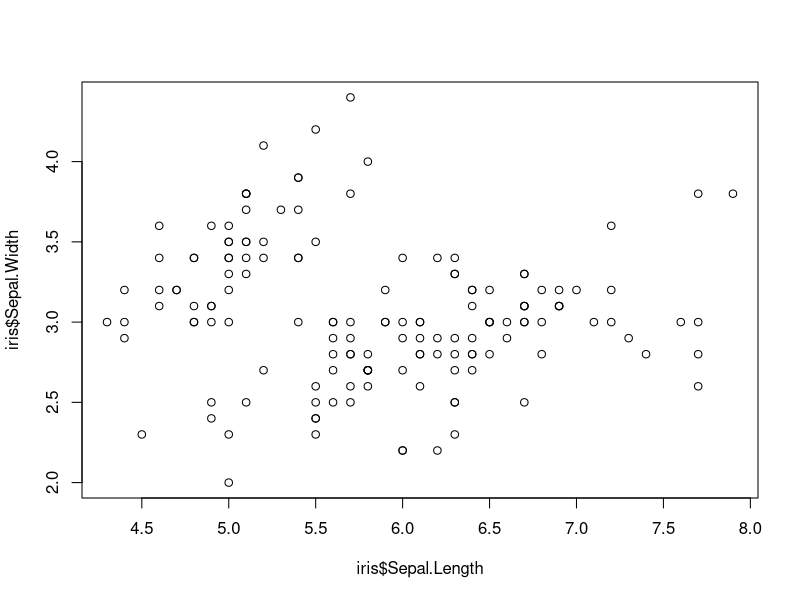
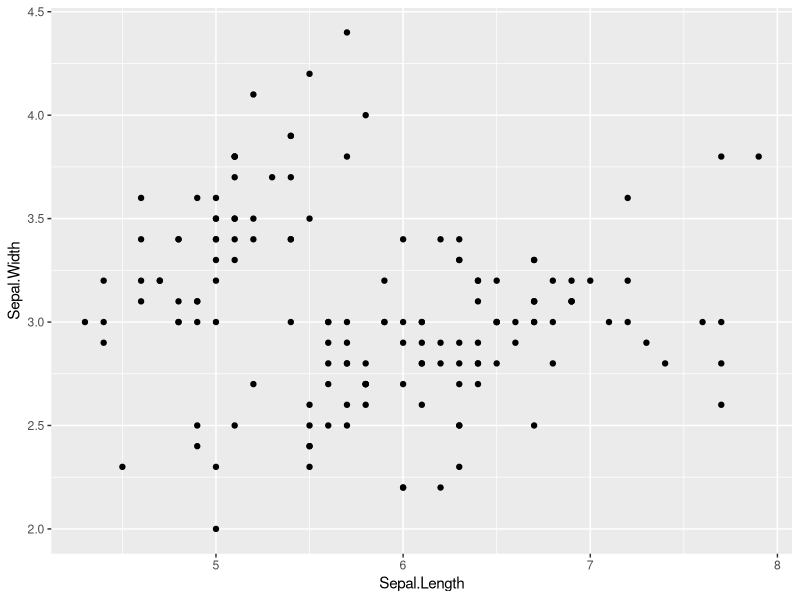
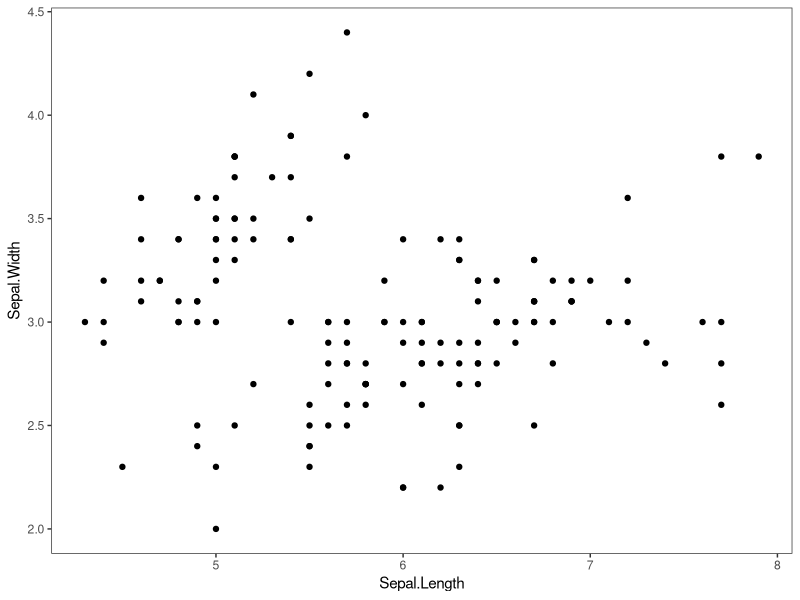
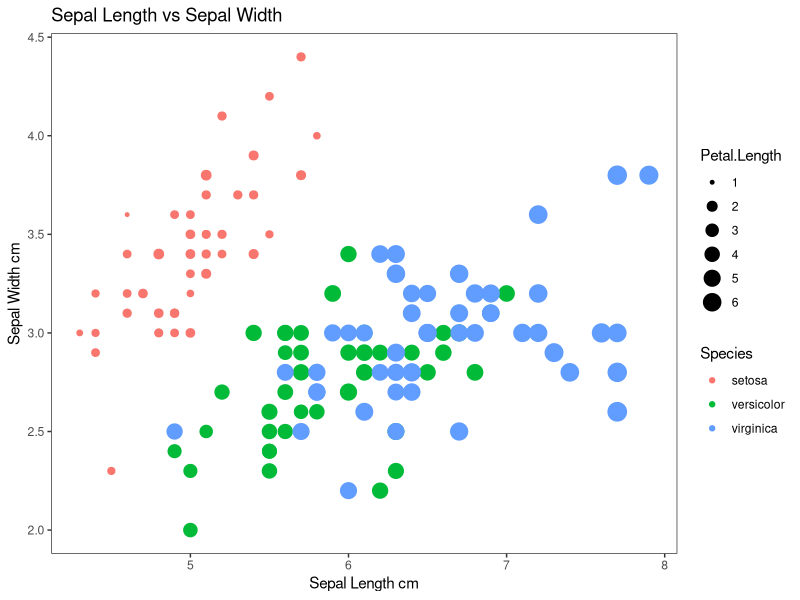

Write R code to recreate these figures, in order.
#use built in iris dataset
#take a look at it 
head(iris)
#load in some tidyverse packages
library(dplyr)
library(ggplot2)

#####################################
##### Part 1: for loops         #####
#####################################

#Using only data for iris versicolor
#write a for loop
#that produces a regression table
#for each of the following relationships
#1. iris  sepal length x width
#2. iris  petal length x width
#3. iris sepal length x petal length

# hint: consider using a list, and also new vectors 
# for regression variables


# to print the answers

for(i in c(1,3)){
   print(iris[ , i][iris$Species=="versicolor"]
           *iris[ , i+1][iris$Species=="versicolor"])
}

# this is for sepal length * sepal width and petal length * petal width
# because the columns used in each calculation are next to each 
# other, we can use i and i+1 while i has the value 1 or 3.



for(i in c(1)){
  print(iris[ , i][iris$Species=="versicolor"]
        *iris[ , i+2][iris$Species=="versicolor"])
}

# this is to calculate sepel length * petal length 
# we use i and i +2, and i has a pre-determined number 1
# because sepel length is the first column



# to save the answer??????



for(i in c(1,3)){
  list=(iris[ , i][iris$Species=="versicolor"]
        *iris[ , i+1][iris$Species=="versicolor"])
}
# the problem is the list world only record the last calculation




#####################################
##### Part 2: data in dplyr     #####
#####################################

#use dplyr to join data of maximum height
#to a new iris data frame
height <- data.frame(Species = c("virginica","setosa","versicolor"),
                     Height.cm = c(60,100,11.8))


# new iris 
iris1<-left_join(iris, height, 
                    )
# Joining, by = "Species"

# the new data sheet called iris1 now includes the maximum height 




#####################################
##### Part 3: plots in ggplot2  #####
#####################################

#look at base R scatter plot
plot(iris$Sepal.Length,iris$Sepal.Width)

#3a. now make the same plot in ggplot
# basic template: 
# ggplot(data = <DATA>, mapping = aes(<MAPPINGS>)) +  
#                           <GEOM_FUNCTION>()

## Assign plot to a variable 
plot1<- ggplot(data = iris1, 
       mapping = aes(x = Sepal.Length, y = Sepal.Width))
  
## draw the plot
plot1 + 
  geom_point()

# note that 
# # This is the correct syntax for adding layers
#     surveys_plot +
#          geom_point()

# This will not add the new layer and 
# will return an error message
#      surveys_plot
#          + geom_point()
# so the + sign should go with the plot instead of the 
#added layer


#3b. make a scatter plot with ggplot and get rid of
# busy grid lines
plot1 + 
  geom_point()+ 
  
# this will remove the background color
theme_bw()+ 
# this will remove the grid lines
theme(panel.grid.major = element_blank(), 
      panel.grid.minor = element_blank())


#3c. make a scatter plot with ggplot, remove grid lines, 
# add a title and axis labels, 
# show species by color, 
# and make the point size proportional to petal length



plot1 + 
  geom_point()+ 
  
  # this will remove the background color
  theme_bw()+ 
  # this will remove the grid lines
  theme(panel.grid.major = element_blank(), 
        panel.grid.minor = element_blank()) +
# title 
ggtitle("Sepal Length vs Sepal Width")+
# x label
xlab("Sepal Length cm")+
# y label
ylab("Sepal Width cm")+

# show species by color 
aes(color = Species)+

# point size porpotional to petal length 
aes(size = Petal.Length)


#####################################
##### Question: how did         #####
##### arguments differ between  #####
##### plot and ggplot?          #####
#####################################	